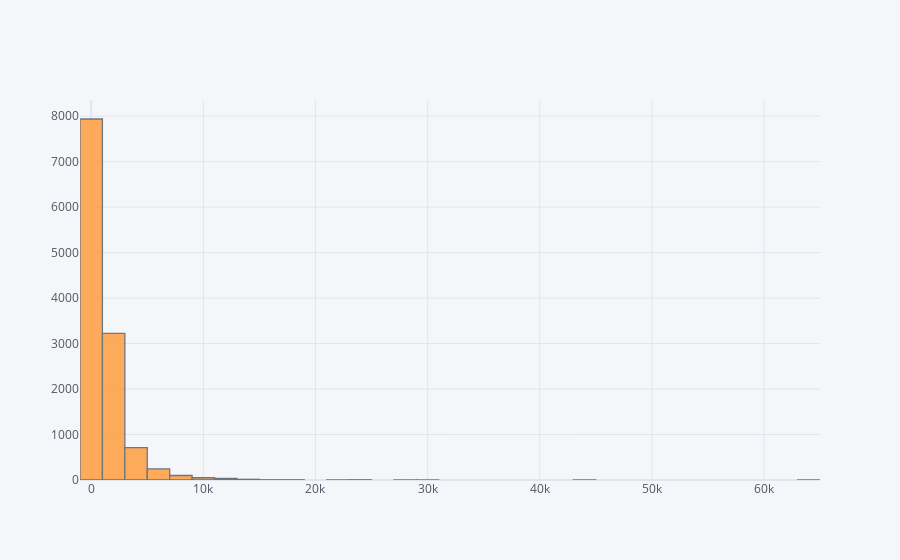

Write notebook code for a chart like this one.
### Code cell
#in order to make our data more interactive through graphs
import cufflinks as cf
cf.go_offline()
df["ProductRelated_Duration"].iplot(kind = "hist" , bins = 50 , )

### Figure 1 — Plotly figure (JSON) as saved in the notebook; plotly's stock layout.template omitted (floating-point values rounded to 4 significant figures; data arrays with more than 128 entries replaced by an {"elided": "..."} marker saying what was removed)
{"data": [{"histfunc": "count", "histnorm": "", "marker": {"color": "rgba(255, 153, 51, 1.0)", "line": {"color": "#4D5663", "width": 1.3}}, "name": "ProductRelated_Duration", "nbinsx": 50, "opacity": 0.8, "orientation": "v", "type": "histogram", "x": {"elided": "12330 float values"}}], "layout": {"barmode": "overlay", "legend": {"bgcolor": "#F5F6F9", "font": {"color": "#4D5663"}}, "paper_bgcolor": "#F5F6F9", "plot_bgcolor": "#F5F6F9", "title": {"font": {"color": "#4D5663"}}, "xaxis": {"gridcolor": "#E1E5ED", "showgrid": true, "tickfont": {"color": "#4D5663"}, "title": {"font": {"color": "#4D5663"}, "text": ""}, "zerolinecolor": "#E1E5ED"}, "yaxis": {"gridcolor": "#E1E5ED", "showgrid": true, "tickfont": {"color": "#4D5663"}, "title": {"font": {"color": "#4D5663"}, "text": ""}, "zerolinecolor": "#E1E5ED"}}}
